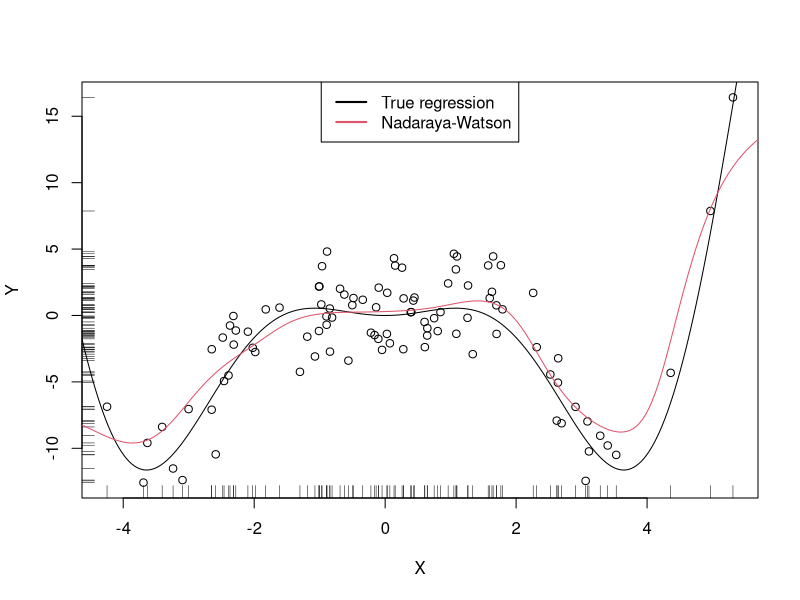
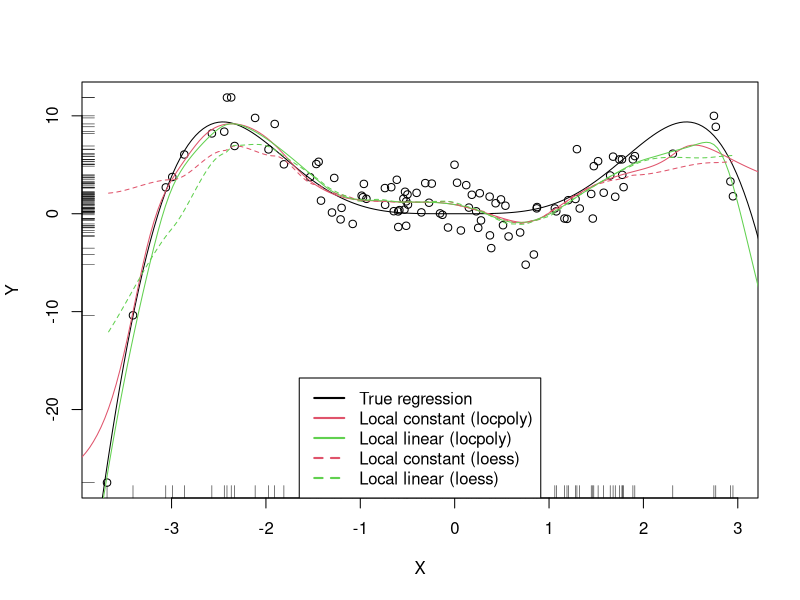
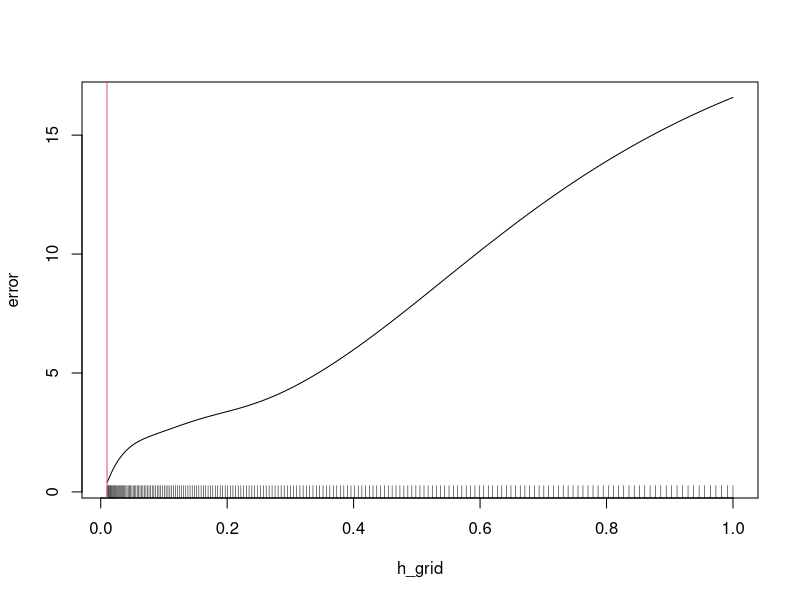
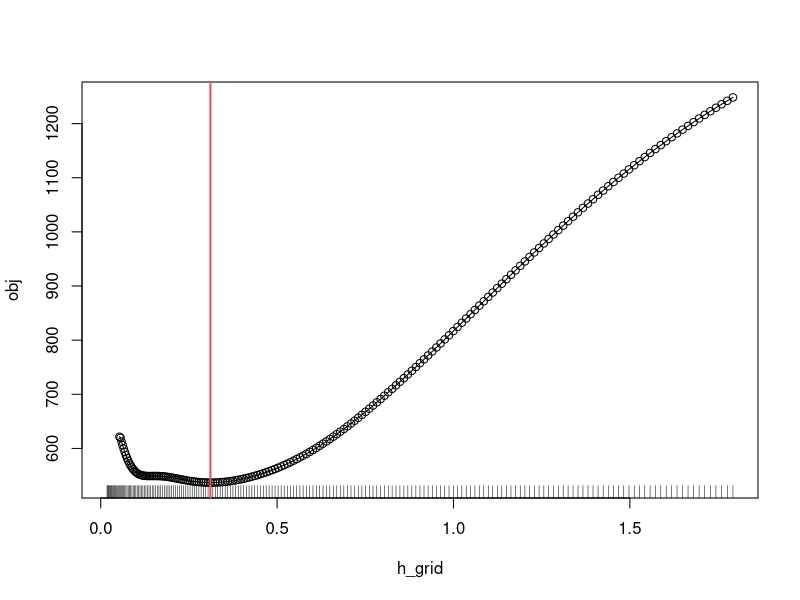
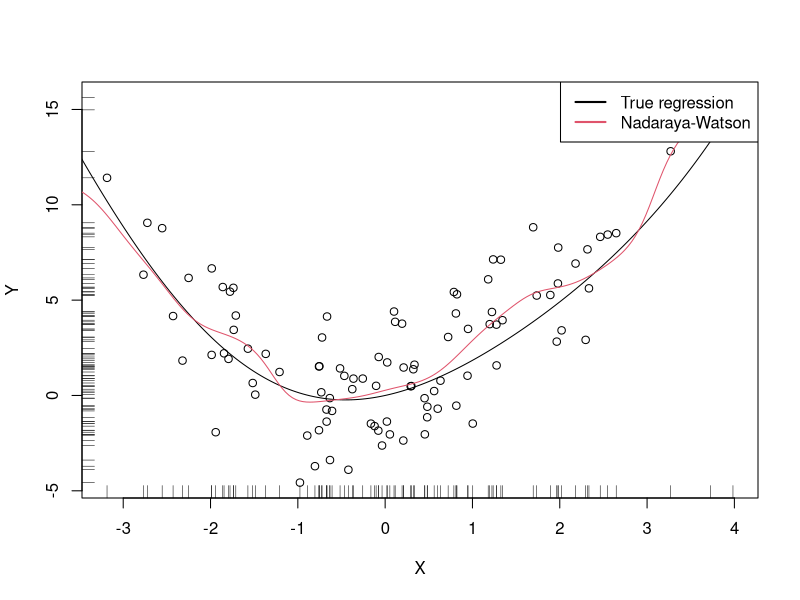

R code for these plots, in order: (Note: this script raises an error after producing the figures.)

## ------------------------------------------------------------------------
## Name: 04-kre-i.R
## Description: Script for Chapter 4 of "Notes for Predictive Modeling"
## Link: https://bookdown.org/egarpor/NP-UC3M/
## License: https://creativecommons.org/licenses/by-nc-nd/4.0/
## Author: Eduardo García-Portugués
## ------------------------------------------------------------------------

## ---- nw-1, fig.cap = '(ref:nw-1title)', fig.margin = FALSE--------------
# A naive implementation of the Nadaraya-Watson estimator
nw <- function(x, X, Y, h, K = dnorm) {

  # Arguments
  # x: evaluation points
  # X: vector (size n) with the predictors
  # Y: vector (size n) with the response variable
  # h: bandwidth
  # K: kernel

  # Matrix of size n x length(x)
  Kx <- sapply(X, function(Xi) K((x - Xi) / h) / h)

  # Weights
  W <- Kx / rowSums(Kx) # Column recycling!

  # Means at x ("drop" to drop the matrix attributes)
  drop(W %*% Y)

}

# Generate some data to test the implementation
set.seed(12345)
n <- 100
eps <- rnorm(n, sd = 2)
m <- function(x) x^2 * cos(x)
# m <- function(x) x - x^2 # Other possible regression function, works 
# equally well
X <- rnorm(n, sd = 2)
Y <- m(X) + eps
x_grid <- seq(-10, 10, l = 500)

# Bandwidth
h <- 0.5

# Plot data
plot(X, Y)
rug(X, side = 1); rug(Y, side = 2)
lines(x_grid, m(x_grid), col = 1)
lines(x_grid, nw(x = x_grid, X = X, Y = Y, h = h), col = 2)
legend("top", legend = c("True regression", "Nadaraya-Watson"), 
       lwd = 2, col = 1:2)

## ---- nw-2, eval = FALSE-------------------------------------------------
## # Simple plot of N-W for varying h's
## manipulate::manipulate({
## 
##   # Plot data
##   plot(X, Y)
##   rug(X, side = 1); rug(Y, side = 2)
##   lines(x_grid, m(x_grid), col = 1)
##   lines(x_grid, nw(x = x_grid, X = X, Y = Y, h = h), col = 2)
##   legend("topright", legend = c("True regression", "Nadaraya-Watson"),
##          lwd = 2, col = 1:2)
## 
## }, h = manipulate::slider(min = 0.01, max = 2, initial = 0.5, step = 0.01))

## ---- lp-1---------------------------------------------------------------
# Generate some data
set.seed(123456)
n <- 100
eps <- rnorm(n, sd = 2)
m <- function(x) x^3 * sin(x)
X <- rnorm(n, sd = 1.5)
Y <- m(X) + eps
x_grid <- seq(-10, 10, l = 500)

# KernSmooth::locpoly fits
h <- 0.25
lp0 <- KernSmooth::locpoly(x = X, y = Y, bandwidth = h, degree = 0,
                           range.x = c(-10, 10), gridsize = 500)
lp1 <- KernSmooth::locpoly(x = X, y = Y, bandwidth = h, degree = 1,
                           range.x = c(-10, 10), gridsize = 500)
# Provide the evaluation points by range.x and gridsize

# loess fits
span <- 0.25 # The default span is 0.75, which works very bad in this scenario
lo0 <- loess(Y ~ X, degree = 0, span = span)
lo1 <- loess(Y ~ X, degree = 1, span = span)
# loess employs an "span" argument that plays the role of an variable bandwidth
# "span" gives the proportion of points of the sample that are taken into
# account for performing the local fit around x and then uses a triweight kernel
# (not a normal kernel) for weighting the contributions. Therefore, the final
# estimate differs from the definition of local polynomial estimator, although
# the principles in which are based are the same

# Prediction at x = 2
x <- 2
lp1$y[which.min(abs(lp1$x - x))] # Prediction by KernSmooth::locpoly
predict(lo1, newdata = data.frame(X = x)) # Prediction by loess
m(x) # Reality

# Plot data
plot(X, Y)
rug(X, side = 1); rug(Y, side = 2)
lines(x_grid, m(x_grid), col = 1)
lines(lp0$x, lp0$y, col = 2)
lines(lp1$x, lp1$y, col = 3)
lines(x_grid, predict(lo0, newdata = data.frame(X = x_grid)), col = 2, lty = 2)
lines(x_grid, predict(lo1, newdata = data.frame(X = x_grid)), col = 3, lty = 2)
legend("bottom", legend = c("True regression", "Local constant (locpoly)",
                            "Local linear (locpoly)", "Local constant (loess)",
                            "Local linear (loess)"),
       lwd = 2, col = c(1:3, 2:3), lty = c(rep(1, 3), rep(2, 2)))

## ---- lp-2, eval = FALSE-------------------------------------------------
## # Simple plot of local polynomials for varying h's
## manipulate::manipulate({
## 
##   # Plot data
##   lpp <- KernSmooth::locpoly(x = X, y = Y, bandwidth = h, degree = p,
##                              range.x = c(-10, 10), gridsize = 500)
##   plot(X, Y)
##   rug(X, side = 1); rug(Y, side = 2)
##   lines(x_grid, m(x_grid), col = 1)
##   lines(lpp$x, lpp$y, col = p + 2)
##   legend("bottom", legend = c("True regression", "Local polynomial fit"),
##          lwd = 2, col = c(1, p + 2))
## 
## p = manipulate::slider(min = 0, max = 4, initial = 0, step = 1))
## }, h = manipulate::slider(min = 0.01, max = 2, initial = 0.5, step = 0.01),

## ---- cv-bad-------------------------------------------------------------
# Grid for representing (3.22)
h_grid <- seq(0.1, 1, l = 200)^2
error <- sapply(h_grid, function(h)
  mean((Y - nw(x = X, X = X, Y = Y, h = h))^2))

# Error curve
plot(h_grid, error, type = "l")
rug(h_grid)
abline(v = h_grid[which.min(error)], col = 2)

## ---- nw-cv--------------------------------------------------------------
# Generate some data to test the implementation
set.seed(12345)
n <- 100
eps <- rnorm(n, sd = 2)
m <- function(x) x^2 + sin(x)
X <- rnorm(n, sd = 1.5)
Y <- m(X) + eps
x_grid <- seq(-10, 10, l = 500)

# Objective function
cv_nw <- function(X, Y, h, K = dnorm) {
  
  	sum(((Y - nw(x = X, X = X, Y = Y, h = h, K = K)) /
  	       (1 - K(0) / colSums(K(outer(X, X, "-") / h))))^2)
  
}

# Find optimum CV bandwidth, with sensible grid
bw_cv_grid <- function(X, Y, 
                       h_grid = diff(range(X)) * (seq(0.05, 0.5, l = 200))^2,
                       K = dnorm, plot_cv = FALSE) {
  
  # Minimize the CV function on a grid
	obj <- sapply(h_grid, function(h) cv_nw(X = X, Y = Y, h = h, K = K))
	h <- h_grid[which.min(obj)]
  
	# Add plot of the CV loss
	if (plot_cv) {
	  
    plot(h_grid, obj, type = "o")
    rug(h_grid)
    abline(v = h, col = 2, lwd = 2)
    
  }
  
	# CV bandwidth
	return(h)
	
}

# Bandwidth
h <- bw_cv_grid(X = X, Y = Y, plot_cv = TRUE)
h

# Plot result
plot(X, Y)
rug(X, side = 1); rug(Y, side = 2)
lines(x_grid, m(x_grid), col = 1)
lines(x_grid, nw(x = x_grid, X = X, Y = Y, h = h), col = 2)
legend("topright", legend = c("True regression", "Nadaraya-Watson"),
       lwd = 2, col = 1:2)

## ---- kre-ex-------------------------------------------------------------
# Data - nonlinear trend
data(Auto, package = "ISLR")
X <- Auto$weight
Y <- Auto$mpg
plot(X, Y, xlab = "weight", ylab = "mpg", pch = 16)

# CV bandwidth
h <- bw_cv_grid(X = X, Y = Y, plot_cv = TRUE)
h

# Add regression
x_grid <- seq(1600, 5200, by = 10)
plot(X, Y, xlab = "weight", ylab = "mpg", pch = 16)
rug(X, side = 1); rug(Y, side = 2)
lines(x_grid, nw(x = x_grid, X = X, Y = Y, h = h), col = 2)

